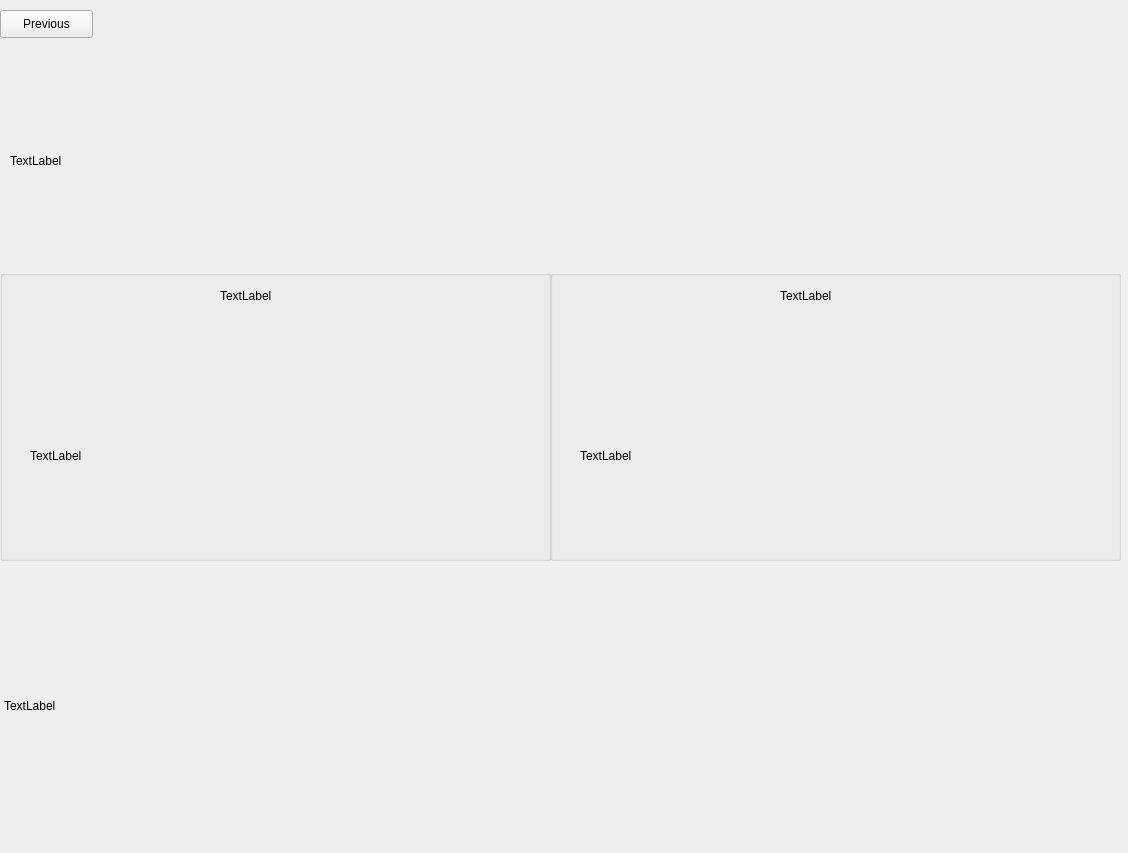
<?xml version="1.0" encoding="UTF-8"?>
<ui version="4.0">
 <class>Form</class>
 <widget class="QWidget" name="Form">
  <property name="geometry">
   <rect>
    <x>0</x>
    <y>0</y>
    <width>1128</width>
    <height>853</height>
   </rect>
  </property>
  <property name="windowTitle">
   <string>Form</string>
  </property>
  <widget class="QLabel" name="g2logo">
   <property name="geometry">
    <rect>
     <x>10</x>
     <y>50</y>
     <width>1091</width>
     <height>221</height>
    </rect>
   </property>
   <property name="text">
    <string>TextLabel</string>
   </property>
  </widget>
  <widget class="QGroupBox" name="grp1">
   <property name="geometry">
    <rect>
     <x>0</x>
     <y>270</y>
     <width>551</width>
     <height>291</height>
    </rect>
   </property>
   <property name="title">
    <string/>
   </property>
   <widget class="QLabel" name="txt1">
    <property name="geometry">
     <rect>
      <x>30</x>
      <y>80</y>
      <width>511</width>
      <height>211</height>
     </rect>
    </property>
    <property name="text">
     <string>TextLabel</string>
    </property>
   </widget>
   <widget class="QLabel" name="ic1">
    <property name="geometry">
     <rect>
      <x>220</x>
      <y>10</y>
      <width>91</width>
      <height>31</height>
     </rect>
    </property>
    <property name="text">
     <string>TextLabel</string>
    </property>
   </widget>
  </widget>
  <widget class="QGroupBox" name="grp2">
   <property name="geometry">
    <rect>
     <x>550</x>
     <y>270</y>
     <width>571</width>
     <height>291</height>
    </rect>
   </property>
   <property name="title">
    <string/>
   </property>
   <widget class="QLabel" name="txt2">
    <property name="geometry">
     <rect>
      <x>30</x>
      <y>80</y>
      <width>511</width>
      <height>211</height>
     </rect>
    </property>
    <property name="text">
     <string>TextLabel</string>
    </property>
   </widget>
   <widget class="QLabel" name="ic2">
    <property name="geometry">
     <rect>
      <x>230</x>
      <y>10</y>
      <width>91</width>
      <height>31</height>
     </rect>
    </property>
    <property name="text">
     <string>TextLabel</string>
    </property>
   </widget>
  </widget>
  <widget class="QPushButton" name="prev">
   <property name="geometry">
    <rect>
     <x>0</x>
     <y>10</y>
     <width>93</width>
     <height>28</height>
    </rect>
   </property>
   <property name="text">
    <string>Previous</string>
   </property>
  </widget>
  <widget class="QLabel" name="g2elogo">
   <property name="geometry">
    <rect>
     <x>4</x>
     <y>565</y>
     <width>1111</width>
     <height>281</height>
    </rect>
   </property>
   <property name="text">
    <string>TextLabel</string>
   </property>
  </widget>
 </widget>
 <resources/>
 <connections/>
</ui>
